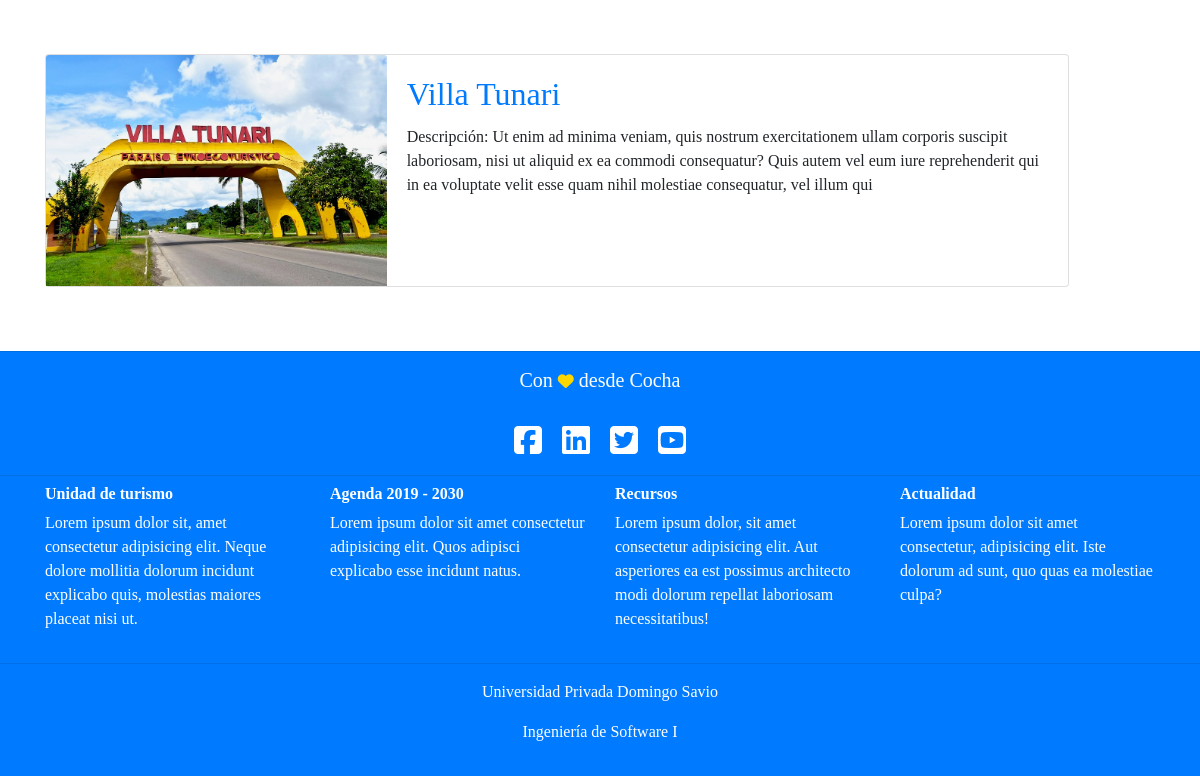
The app's page /lugares/ (lower part), older data.
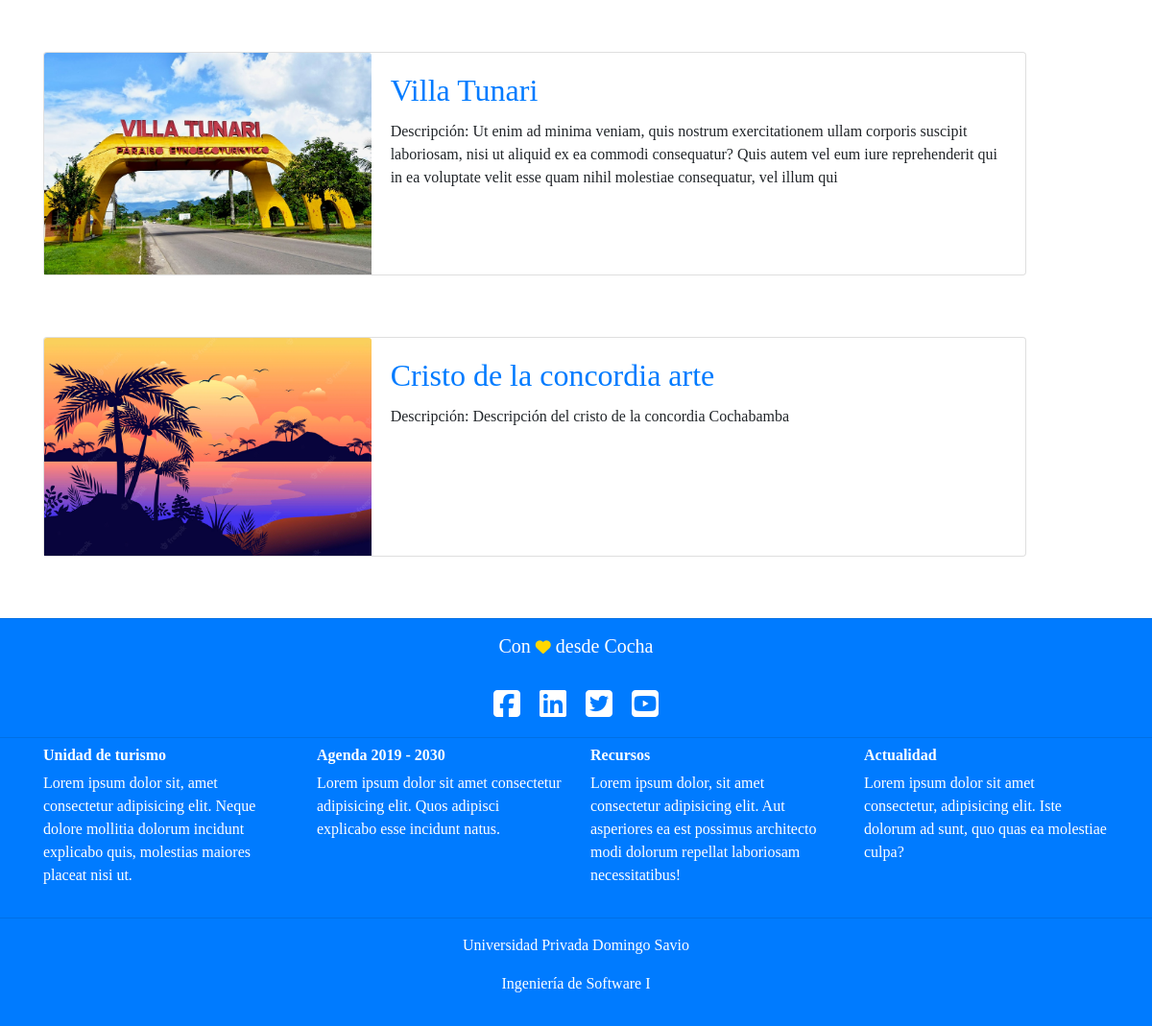
The same page, newer data.
### lugares/models.py (models this page shows, shortened)
class Lugares(models.Model):
	nombre = models.CharField(max_length=200)
	descripcion = models.CharField(max_length=250)
	cover = models.ImageField(upload_to='covers/', blank=True)
	created = models.DateTimeField(auto_now_add=True)
	updated = models.DateTimeField(auto_now_add=True)
	class Meta:
		verbose_name = 'lugar'
		verbose_name_plural = 'lugares'
	def get_absolute_url(self):
		return reverse('lugares_detail', args=[str(self.id)])

### lugares/views.py (the view)
# urls.py: path('', LugaresListView.as_view(), name='lugares_list'),
class LugaresListView(ListView):
	model = Lugares
	context_object_name = 'lugares_list'
	template_name = 'lugares/lugares_list.html'

### templates/lugares/lugares_list.html (shortened to what this page needs)
{% extends '_base.html' %}
{% block content %}
	{% for lugares in object_list %}
	<div class="card mb-3" style="max-width: 1024px;">
		<div class="row no-gutters">
			<div class="col-md-4">
				<img class="lugarescover card-img-top" src="{{ lugares.cover.url}}" alt="{{ lugares.nombre }}">
    		</div>
    		<div class="col-md-8">
    			<div class="card-body">
	    			<h2 class="card-title"><a href="{{ lugares.get_absolute_url }}">{{ lugares.nombre }}</a></h2>
	    			<p class="card-text">Descripción: {{ lugares.descripcion }}</p>
      			</div>
    		</div>
  		</div>
	</div>
	<br><br>
	{% endfor %}
{% endblock content %}

### templates/_base.html (shortened to what this page needs)
{% load static %}
<!DOCTYPE html>
<html>
<head>
	<link rel="stylesheet" href="https://cdn.jsdelivr.net/npm/bootstrap@4.3.1/dist/css/bootstrap.min.css"
>
	<link rel="stylesheet" href="{% static 'css/base.css' %}">
</head>
<body style="font-family: Tahoma;">
	<div class="container">
		{% block content %}
		{% endblock content %}
	</div>
	<footer id="footer" class="bg-primary text-white d-flex-column text-center">
		<hr class="mt-0">
		<div class="text-center">
		  <h5>Con <span style="color: gold;"><i style='font-size:16px' class='fas'>&#xf004;</i></span> desde Cocha</h5>
		  <br>
		  <ul class="list-unstyled list-inline">
			<li class="list-inline-item">
			  <a href="#" class="sbtn btn-large mx-1" title="Facebook">
				<i class="fab fa-facebook-square fa-2x" style="color: #fff;"></i>
			  </a>
			</li>
			<li class="list-inline-item">
			  <a href="#" class="sbtn btn-large mx-1" title="Linkedin">
				<i class="fab fa-linkedin fa-2x" style="color: #fff;"></i>
			  </a>
			</li>
			<li class="list-inline-item">
			  <a href="#" class="sbtn btn-large mx-1" title="Twitter">
				<i class="fab fa-twitter-square fa-2x" style="color: #fff;"></i>
			  </a>
			</li>
			<li class="list-inline-item">
			  <a href="#" class="sbtn btn-large mx-1" title="Youtube">
				<i class="fab fa-youtube-square fa-2x" style="color: #fff;"></i>
			  </a>
			</li>
		  </ul>
		</div>
		<hr class="mb-0">
		<div class="container text-left">
		  <div class="row">
			<div class="col-md-3 mx-auto shfooter">
			  <h6 class="my-2 font-weight-bold d-none d-md-block">Unidad de turismo</h6>
			  <p>Lorem ipsum dolor sit, amet consectetur adipisicing elit. Neque dolore mollitia dolorum incidunt explicabo quis, molestias maiores placeat nisi ut.</p>
			</div>
			<div class="col-md-3 mx-auto shfooter">
			  <h6 class="my-2 font-weight-bold d-none d-md-block">Agenda 2019 - 2030</h6>
			  <p>Lorem ipsum dolor sit amet consectetur adipisicing elit. Quos adipisci explicabo esse incidunt natus.</p>
			</div>
			<div class="col-md-3 mx-auto shfooter">
			  <h6 class="my-2 font-weight-bold d-none d-md-block">Recursos</h6>
			  <p>Lorem ipsum dolor, sit amet consectetur adipisicing elit. Aut asperiores ea est possimus architecto modi dolorum repellat laboriosam necessitatibus!</p>
			</div>
			<div class="col-md-3 mx-auto shfooter">
			  <h6 class="my-2 font-weight-bold d-none d-md-block">Actualidad</h6>
			  <p>Lorem ipsum dolor sit amet consectetur, adipisicing elit. Iste dolorum ad sunt, quo quas ea molestiae culpa?</p>
			</div>
		  </div>
		</div>
		<hr class="mb-0">
		<div class="py-3 text-center">
		  <p>Universidad Privada Domingo Savio</p>
		  <p>Ingeniería de Software I</p>
		</div>
	  </footer>
</body>
</html>

Row changes from the older to the newer data that the page shows:
added Lugares: cover (picture), nombre "Cristo de la concordia arte", descripcion "Descripción del cristo de la concordia Cochabamba"
